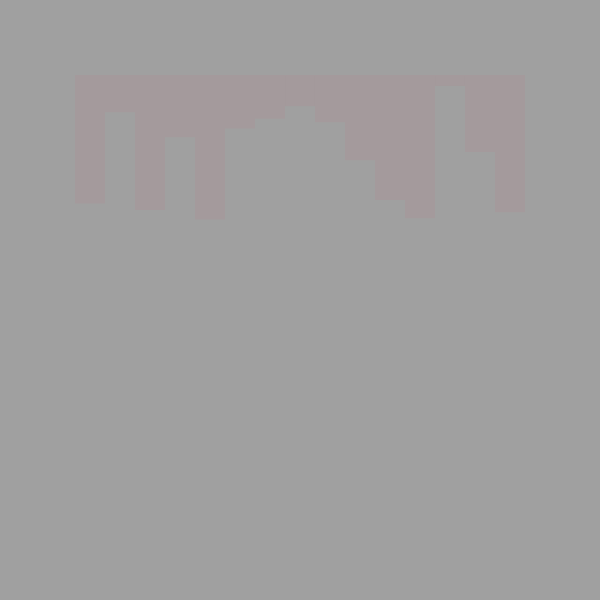
Frame 1 (no input)
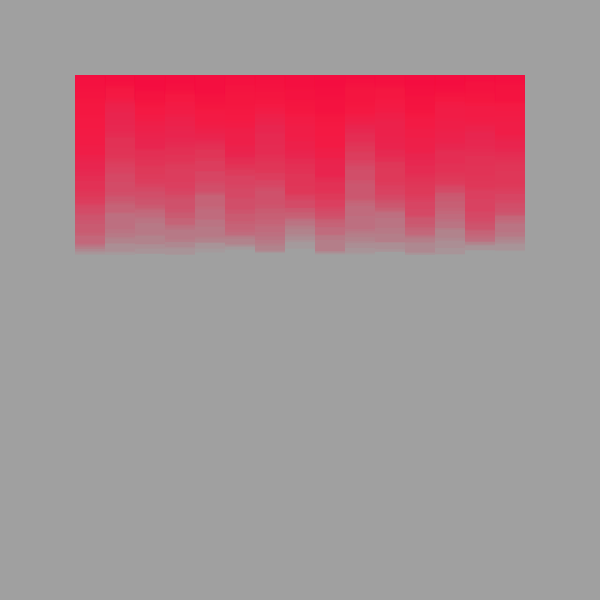
Frame 60 (no input)
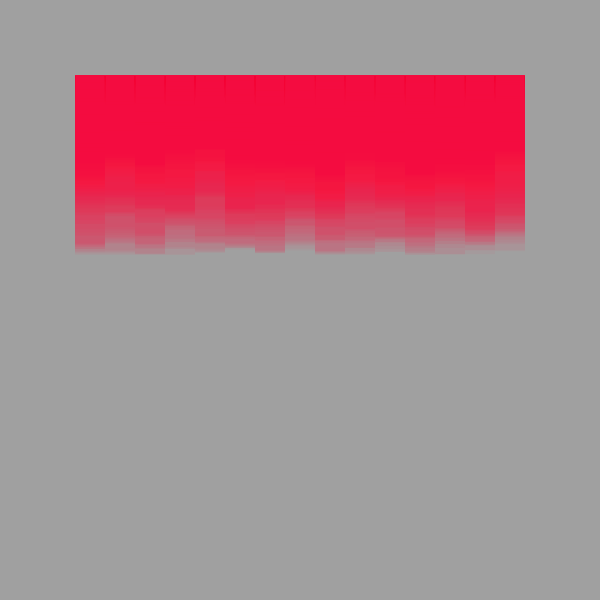
Frame 120 (the mouse pressed at the canvas centre since frame 60)

The p5.js sketch that drew these frames (run headless with seeded random() and noise() and a simulated clock; from frame 60 on, the mouse is pressed at the canvas centre):

// p5.js sketch
// ── sketch.js
let setting = {};

function setup() {
  setting.bgColor = color(160)
  setting.rectColor = color(237, 0, 62, 10)
  setting.startX = 75;
  setting.startY = 75;
  setting.rectCount = 15;
  setting.rectWidth = 450 / setting.rectCount;
  setting.rectMaxHeight = 180;
  // setting.seed = random(1500);
  createCanvas(600, 600);
  background(setting.bgColor);
}

function draw() {
  // randomSeed(setting.seed);
  noStroke();
  fill(setting.rectColor);
  for (let i = 0; i < setting.rectCount; i++) {
    let x = setting.startX + i * setting.rectWidth;
    rect(x, setting.startY, setting.rectWidth, random(setting.rectMaxHeight));
  }
}
